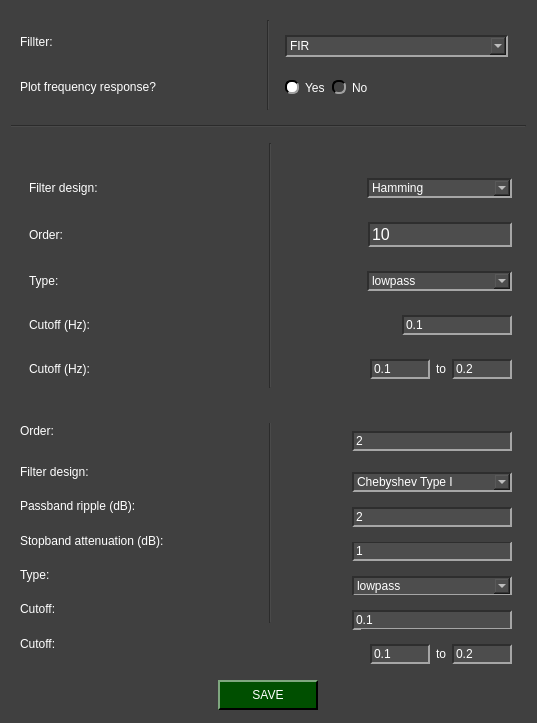
<?xml version="1.0" encoding="UTF-8"?>
<ui version="4.0">
 <class>Digitalfilters_NIDAQ_widget</class>
 <widget class="QWidget" name="Digitalfilters_NIDAQ_widget">
  <property name="geometry">
   <rect>
    <x>0</x>
    <y>0</y>
    <width>537</width>
    <height>723</height>
   </rect>
  </property>
  <property name="minimumSize">
   <size>
    <width>537</width>
    <height>520</height>
   </size>
  </property>
  <property name="maximumSize">
   <size>
    <width>537</width>
    <height>800</height>
   </size>
  </property>
  <property name="windowTitle">
   <string>Digital Filters</string>
  </property>
  <property name="styleSheet">
   <string notr="true">QWidget{
	background-color: rgb(64, 64, 64);
}

QTabWidget::pane { 
   border: 1px solid rgb(166, 166, 166);
}

QTabBar::tab {
  	background-color: rgb(77, 77, 77);
 }

 QTabBar::tab:selected {
  	background-color: rgb(140, 140, 140);
	padding-top: 2px;
	padding-bottom: 2px;
	padding-left: 12px;
	padding-right: 12px;
 }

 QTabBar::tab:selected:hover {
  	background-color: rgb(140, 140, 140);
	padding-top: 2px;
	padding-bottom: 2px;
	padding-left: 12px;
	padding-right: 12px;
 }

 QTabBar::tab:hover {
  	background-color: rgb(109, 109, 109);
	padding-top: 2px;
	padding-bottom: 2px;
	padding-left: 12px;
	padding-right: 12px;
 }

 QTabBar::tab:middle {
	border-right: 1px dashed rgb(166, 166, 166);
	border-left: 1px dashed rgb(166, 166, 166);
	padding-top: 2px;
	padding-bottom: 2px;
	padding-left: 12px;
	padding-right: 12px;
 }

 QTabBar::tab:last {
	border-top-right-radius: 10px;
	padding-top: 2px;
	padding-bottom: 2px;
	padding-left: 12px;
	padding-right: 12px;
 }

 QTabBar::tab:first {
	border-top-left-radius: 10px;
	padding-top: 2px;
	padding-bottom: 2px;
	padding-left: 12px;
	padding-right: 12px;
 }


QComboBox QAbstractItemView {
    background-color: rgb(77, 77, 77);
}

QComboBox QAbstractItemView::item:focus{
    background-color: rgb(140, 140, 140);
}

QDoubleSpinBox{
	background-color: rgb(77, 77, 77);
	
	border-top: 1.5px solid rgb(46, 46, 46);
	border-left: 1.5px solid rgb(46, 46, 46);

	border-bottom: 1.5px solid rgb(166, 166, 166);
	border-right: 1.5px solid rgb(166, 166, 166);
}

QDoubleSpinBox::up-button{
    image: url(:/imgs/drop_up_arrow.png);
	width: 11px;

	background-color: rgb(0, 79, 0);
	border-top: 1.5px solid rgb(127, 167, 127);
	border-left: 1.5px solid rgb(127, 167, 127);

	border-bottom: 1.5px solid rgb(0, 0, 0);
	border-right: 1.5px solid rgb(0, 0, 0);
}

QDoubleSpinBox::up-button:pressed{
	border: 2px solid rgb(255, 255, 255);
}

QDoubleSpinBox::up-button:hover{
	background-color: rgb(0, 50, 0);
}

QDoubleSpinBox::down-button{
    image: url(:/imgs/drop_down_arrow.png);
	width: 11px;

	background-color: rgb(0, 79, 0);
	border-top: 1.5px solid rgb(127, 167, 127);
	border-left: 1.5px solid rgb(127, 167, 127);

	border-bottom: 1.5px solid rgb(0, 0, 0);
	border-right: 1.5px solid rgb(0, 0, 0);
}

QDoubleSpinBox::down-button:pressed{
	border: 2px solid rgb(255, 255, 255);
}

QDoubleSpinBox::down-button:hover{
	background-color: rgb(0, 50, 0);
}

QWidget#centralwidget{
	background-color: rgb(64, 64, 64);
}

QWidget{
	color: rgb(255, 255, 255);
}

QComboBox{
	background-color: rgb(77, 77, 77);
	
	border-top: 1.5px solid rgb(46, 46, 46);
	border-left: 1.5px solid rgb(46, 46, 46);

	border-bottom: 1.5px solid rgb(166, 166, 166);
	border-right: 1.5px solid rgb(166, 166, 166);
}


QComboBox::drop-down{
	image: url(:/imgs/imgs/drop_down_arrow.png);
	width: 11px;

	background-color: rgb(0, 79, 0);
	border-top: 2px solid rgb(127, 167, 127);
	border-left: 2px solid rgb(127, 167, 127);

	border-bottom: 2px solid rgb(0, 0, 0);
	border-right: 2px solid rgb(0, 0, 0);
}

QComboBox::drop-down:hover{
	background-color: rgb(0, 50, 0);
}

QComboBox::drop-down:pressed{
	border: 2px solid rgb(255, 255, 255);
}

QPushButton{
	background-color: rgb(0, 79, 0);

	border-top: 1.5px solid rgb(127, 167, 127);
	border-left: 1.5px solid rgb(127, 167, 127);

	border-bottom: 1.5px solid rgb(0, 0, 0);
	border-right: 1.5px solid rgb(0, 0, 0);

	
	font: 12pt &quot;Helvetica&quot;;
	text-align:center;
}

QWidget{
	font: 12pt &quot;Helvetica&quot;;
}

QPushButton:hover{
	background-color: rgb(0, 50, 0);
}

QPushButton:pressed{
	border: 2px solid rgb(255, 255, 255);
}

QLineEdit{
	background-color: rgb(77, 77, 77);
	border-top: 1.5px solid rgb(46, 46, 46);
	border-left: 1.5px solid rgb(46, 46, 46);

	border-bottom: 1.5px solid rgb(166, 166, 166);
	border-right: 1.5px solid rgb(166, 166, 166);
}

QRadioButton::indicator{
	border-radius: 6px;
	border-top: 1.5px solid rgb(0, 0, 0);
	border-left: 1.5px solid rgb(0, 0, 0);

	border-bottom: 1.5px solid rgb(160, 160, 160);
	border-right: 1.5px solid rgb(160, 160, 160);
}

QRadioButton::indicator::checked{
	background-color: white;
}

QRadioButton::indicator::unchecked:hover{
	background-color: #9F9F9F;
}

QRadioButton::indicator::pressed{
	border: 1.5px solid #505050
}

QPushButton#reload_devices{
	image: url(:/imgs/imgs/reload.png);
	width: 11px;
	background-color: rgb(0, 79, 0);

	border-top: 1.5px solid rgb(127, 167, 127);
	border-left: 1.5px solid rgb(127, 167, 127);

	border-bottom: 1.5px solid rgb(0, 0, 0);
	border-right: 1.5px solid rgb(0, 0, 0);

	
	font: 12pt &quot;Helvetica&quot;;
	text-align:center;
}

QPushButton#reload_devices:hover{
	background-color: rgb(0, 50, 0);
}

QPushButton#reload_devices:pressed{
	border: 2px solid rgb(255, 255, 255);
}

QDoubleSpinBox::up-button{
    image: url(:/imgs/imgs/drop_up_arrow.png);
	width: 11px;

	background-color: rgb(0, 79, 0);
	border-top: 1.5px solid rgb(127, 167, 127);
	border-left: 1.5px solid rgb(127, 167, 127);

	border-bottom: 1.5px solid rgb(0, 0, 0);
	border-right: 1.5px solid rgb(0, 0, 0);
}

QDoubleSpinBox::up-button:pressed{
	border: 2px solid rgb(255, 255, 255);
}

QDoubleSpinBox::up-button:hover{
	background-color: rgb(0, 50, 0);
}

QDoubleSpinBox::down-button{
    image: url(:/imgs/imgs/drop_down_arrow.png);
	width: 11px;

	background-color: rgb(0, 79, 0);
	border-top: 1.5px solid rgb(127, 167, 127);
	border-left: 1.5px solid rgb(127, 167, 127);

	border-bottom: 1.5px solid rgb(0, 0, 0);
	border-right: 1.5px solid rgb(0, 0, 0);
}

QDoubleSpinBox::down-button:pressed{
	border: 2px solid rgb(255, 255, 255);
}

QDoubleSpinBox::down-button:hover{
	background-color: rgb(0, 50, 0);
}
</string>
  </property>
  <property name="locale">
   <locale language="English" country="UnitedStates"/>
  </property>
  <layout class="QGridLayout" name="gridLayout">
   <item row="4" column="0">
    <widget class="Line" name="line_2">
     <property name="orientation">
      <enum>Qt::Orientation::Horizontal</enum>
     </property>
    </widget>
   </item>
   <item row="3" column="0">
    <widget class="QWidget" name="left_side" native="true">
     <property name="minimumSize">
      <size>
       <width>483</width>
       <height>108</height>
      </size>
     </property>
     <property name="maximumSize">
      <size>
       <width>600</width>
       <height>108</height>
      </size>
     </property>
     <layout class="QGridLayout" name="gridLayout_2">
      <item row="3" column="2" alignment="Qt::AlignmentFlag::AlignLeft">
       <widget class="QWidget" name="widget_5" native="true">
        <layout class="QHBoxLayout" name="horizontalLayout">
         <item>
          <widget class="QRadioButton" name="yes_fr">
           <property name="text">
            <string>Yes</string>
           </property>
           <property name="checked">
            <bool>true</bool>
           </property>
           <attribute name="buttonGroup">
            <string notr="true">ratio_fr</string>
           </attribute>
          </widget>
         </item>
         <item>
          <widget class="QRadioButton" name="no_fr">
           <property name="text">
            <string>No</string>
           </property>
           <attribute name="buttonGroup">
            <string notr="true">ratio_fr</string>
           </attribute>
          </widget>
         </item>
        </layout>
       </widget>
      </item>
      <item row="0" column="1" rowspan="5">
       <widget class="Line" name="line_7">
        <property name="orientation">
         <enum>Qt::Orientation::Vertical</enum>
        </property>
       </widget>
      </item>
      <item row="3" column="0">
       <widget class="QLabel" name="label_5">
        <property name="minimumSize">
         <size>
          <width>0</width>
          <height>30</height>
         </size>
        </property>
        <property name="maximumSize">
         <size>
          <width>16777215</width>
          <height>30</height>
         </size>
        </property>
        <property name="text">
         <string>Plot frequency response?</string>
        </property>
       </widget>
      </item>
      <item row="1" column="0">
       <widget class="QLabel" name="label_4">
        <property name="minimumSize">
         <size>
          <width>0</width>
          <height>30</height>
         </size>
        </property>
        <property name="maximumSize">
         <size>
          <width>16777215</width>
          <height>30</height>
         </size>
        </property>
        <property name="text">
         <string>Fillter:</string>
        </property>
       </widget>
      </item>
      <item row="1" column="2">
       <widget class="QWidget" name="widget_4" native="true">
        <layout class="QGridLayout" name="gridLayout_6">
         <item row="0" column="0">
          <widget class="QComboBox" name="type_filter">
           <property name="minimumSize">
            <size>
             <width>0</width>
             <height>22</height>
            </size>
           </property>
           <property name="maximumSize">
            <size>
             <width>16777215</width>
             <height>22</height>
            </size>
           </property>
           <item>
            <property name="text">
             <string>FIR</string>
            </property>
           </item>
           <item>
            <property name="text">
             <string>IIR</string>
            </property>
           </item>
          </widget>
         </item>
        </layout>
       </widget>
      </item>
     </layout>
    </widget>
   </item>
   <item row="8" column="0">
    <widget class="QWidget" name="widget_6" native="true">
     <property name="minimumSize">
      <size>
       <width>0</width>
       <height>40</height>
      </size>
     </property>
     <property name="maximumSize">
      <size>
       <width>560</width>
       <height>40</height>
      </size>
     </property>
     <layout class="QGridLayout" name="gridLayout_7">
      <item row="0" column="0">
       <widget class="QPushButton" name="save_button">
        <property name="minimumSize">
         <size>
          <width>0</width>
          <height>30</height>
         </size>
        </property>
        <property name="maximumSize">
         <size>
          <width>100</width>
          <height>30</height>
         </size>
        </property>
        <property name="text">
         <string>SAVE</string>
        </property>
       </widget>
      </item>
     </layout>
    </widget>
   </item>
   <item row="7" column="0">
    <widget class="QWidget" name="iir_widget" native="true">
     <property name="minimumSize">
      <size>
       <width>519</width>
       <height>259</height>
      </size>
     </property>
     <property name="maximumSize">
      <size>
       <width>550</width>
       <height>300</height>
      </size>
     </property>
     <layout class="QGridLayout" name="gridLayout_9">
      <item row="4" column="0">
       <widget class="QLabel" name="label_12">
        <property name="text">
         <string>Stopband attenuation (dB):</string>
        </property>
       </widget>
      </item>
      <item row="2" column="2" alignment="Qt::AlignmentFlag::AlignRight">
       <widget class="QWidget" name="widget_11" native="true">
        <property name="minimumSize">
         <size>
          <width>0</width>
          <height>50</height>
         </size>
        </property>
        <property name="maximumSize">
         <size>
          <width>16777215</width>
          <height>60</height>
         </size>
        </property>
        <layout class="QGridLayout" name="gridLayout_14">
         <item row="0" column="0">
          <widget class="QComboBox" name="designbox_iir">
           <property name="minimumSize">
            <size>
             <width>160</width>
             <height>0</height>
            </size>
           </property>
           <item>
            <property name="text">
             <string>Chebyshev Type I</string>
            </property>
           </item>
           <item>
            <property name="text">
             <string>Chebyshev Type II</string>
            </property>
           </item>
           <item>
            <property name="text">
             <string>Butterworth</string>
            </property>
           </item>
           <item>
            <property name="text">
             <string>Elliptic</string>
            </property>
           </item>
          </widget>
         </item>
        </layout>
       </widget>
      </item>
      <item row="6" column="0">
       <widget class="QLabel" name="cutoff1_label">
        <property name="text">
         <string>Cutoff:</string>
        </property>
       </widget>
      </item>
      <item row="0" column="1" rowspan="7">
       <widget class="Line" name="line_4">
        <property name="orientation">
         <enum>Qt::Orientation::Vertical</enum>
        </property>
       </widget>
      </item>
      <item row="5" column="2" alignment="Qt::AlignmentFlag::AlignRight">
       <widget class="QWidget" name="widget_12" native="true">
        <property name="minimumSize">
         <size>
          <width>0</width>
          <height>50</height>
         </size>
        </property>
        <layout class="QGridLayout" name="gridLayout_15">
         <item row="0" column="0">
          <widget class="QComboBox" name="typebox_iir">
           <property name="minimumSize">
            <size>
             <width>160</width>
             <height>0</height>
            </size>
           </property>
           <item>
            <property name="text">
             <string>lowpass</string>
            </property>
           </item>
           <item>
            <property name="text">
             <string>highpass</string>
            </property>
           </item>
           <item>
            <property name="text">
             <string>bandpass</string>
            </property>
           </item>
           <item>
            <property name="text">
             <string>bandstop</string>
            </property>
           </item>
          </widget>
         </item>
        </layout>
       </widget>
      </item>
      <item row="4" column="2" alignment="Qt::AlignmentFlag::AlignRight">
       <widget class="QWidget" name="widget_14" native="true">
        <property name="minimumSize">
         <size>
          <width>0</width>
          <height>50</height>
         </size>
        </property>
        <layout class="QGridLayout" name="gridLayout_17">
         <item row="0" column="0">
          <widget class="QLineEdit" name="rs">
           <property name="enabled">
            <bool>true</bool>
           </property>
           <property name="minimumSize">
            <size>
             <width>160</width>
             <height>0</height>
            </size>
           </property>
           <property name="text">
            <string>1</string>
           </property>
           <property name="maxLength">
            <number>999999999</number>
           </property>
          </widget>
         </item>
        </layout>
       </widget>
      </item>
      <item row="6" column="2" alignment="Qt::AlignmentFlag::AlignRight">
       <widget class="QWidget" name="cutoff1_widget" native="true">
        <property name="minimumSize">
         <size>
          <width>0</width>
          <height>50</height>
         </size>
        </property>
        <layout class="QGridLayout" name="gridLayout_13">
         <item row="0" column="0">
          <widget class="QLineEdit" name="cutoff_iir">
           <property name="minimumSize">
            <size>
             <width>160</width>
             <height>0</height>
            </size>
           </property>
           <property name="text">
            <string>0.1</string>
           </property>
           <property name="maxLength">
            <number>999999999</number>
           </property>
          </widget>
         </item>
        </layout>
       </widget>
      </item>
      <item row="2" column="0">
       <widget class="QLabel" name="label_9">
        <property name="text">
         <string>Filter design:</string>
        </property>
       </widget>
      </item>
      <item row="0" column="2" alignment="Qt::AlignmentFlag::AlignRight">
       <widget class="QWidget" name="widget_9" native="true">
        <property name="minimumSize">
         <size>
          <width>0</width>
          <height>50</height>
         </size>
        </property>
        <property name="maximumSize">
         <size>
          <width>16777215</width>
          <height>16777215</height>
         </size>
        </property>
        <layout class="QGridLayout" name="gridLayout_12">
         <item row="0" column="0" alignment="Qt::AlignmentFlag::AlignRight">
          <widget class="QLineEdit" name="order_iir">
           <property name="minimumSize">
            <size>
             <width>160</width>
             <height>0</height>
            </size>
           </property>
           <property name="text">
            <string>2</string>
           </property>
           <property name="maxLength">
            <number>999999999</number>
           </property>
          </widget>
         </item>
        </layout>
       </widget>
      </item>
      <item row="3" column="0">
       <widget class="QLabel" name="label_11">
        <property name="text">
         <string>Passband ripple (dB):</string>
        </property>
       </widget>
      </item>
      <item row="3" column="2" alignment="Qt::AlignmentFlag::AlignRight">
       <widget class="QWidget" name="widget_13" native="true">
        <property name="minimumSize">
         <size>
          <width>0</width>
          <height>50</height>
         </size>
        </property>
        <layout class="QGridLayout" name="gridLayout_16">
         <item row="0" column="0">
          <widget class="QLineEdit" name="rp">
           <property name="minimumSize">
            <size>
             <width>160</width>
             <height>0</height>
            </size>
           </property>
           <property name="text">
            <string>2</string>
           </property>
           <property name="maxLength">
            <number>999999999</number>
           </property>
          </widget>
         </item>
        </layout>
       </widget>
      </item>
      <item row="7" column="0">
       <widget class="QLabel" name="cutoff2_label">
        <property name="text">
         <string>Cutoff:</string>
        </property>
       </widget>
      </item>
      <item row="5" column="0">
       <widget class="QLabel" name="label_10">
        <property name="text">
         <string>Type:</string>
        </property>
       </widget>
      </item>
      <item row="0" column="0" alignment="Qt::AlignmentFlag::AlignLeft">
       <widget class="QLabel" name="label_6">
        <property name="text">
         <string>Order:</string>
        </property>
       </widget>
      </item>
      <item row="7" column="2" alignment="Qt::AlignmentFlag::AlignRight">
       <widget class="QWidget" name="fc_widget_2" native="true">
        <property name="minimumSize">
         <size>
          <width>0</width>
          <height>50</height>
         </size>
        </property>
        <layout class="QGridLayout" name="gridLayout_24">
         <item row="0" column="0">
          <widget class="QLineEdit" name="fc1_line_iir">
           <property name="maximumSize">
            <size>
             <width>60</width>
             <height>16777215</height>
            </size>
           </property>
           <property name="text">
            <string>0.1</string>
           </property>
          </widget>
         </item>
         <item row="0" column="1">
          <widget class="QLabel" name="label_16">
           <property name="text">
            <string>to</string>
           </property>
          </widget>
         </item>
         <item row="0" column="2">
          <widget class="QLineEdit" name="fc2_line_iir">
           <property name="maximumSize">
            <size>
             <width>60</width>
             <height>16777215</height>
            </size>
           </property>
           <property name="text">
            <string>0.2</string>
           </property>
          </widget>
         </item>
        </layout>
       </widget>
      </item>
     </layout>
    </widget>
   </item>
   <item row="6" column="0">
    <widget class="Line" name="line">
     <property name="orientation">
      <enum>Qt::Orientation::Horizontal</enum>
     </property>
    </widget>
   </item>
   <item row="5" column="0">
    <widget class="QWidget" name="fir_widget" native="true">
     <property name="minimumSize">
      <size>
       <width>519</width>
       <height>289</height>
      </size>
     </property>
     <property name="maximumSize">
      <size>
       <width>519</width>
       <height>289</height>
      </size>
     </property>
     <property name="autoFillBackground">
      <bool>false</bool>
     </property>
     <layout class="QGridLayout" name="gridLayout_3">
      <item row="3" column="2" alignment="Qt::AlignmentFlag::AlignRight">
       <widget class="QWidget" name="widget_8" native="true">
        <layout class="QGridLayout" name="gridLayout_11">
         <item row="0" column="0">
          <widget class="QComboBox" name="type_box">
           <property name="minimumSize">
            <size>
             <width>145</width>
             <height>0</height>
            </size>
           </property>
           <property name="maximumSize">
            <size>
             <width>145</width>
             <height>16777215</height>
            </size>
           </property>
           <item>
            <property name="text">
             <string>lowpass</string>
            </property>
           </item>
           <item>
            <property name="text">
             <string>highpass</string>
            </property>
           </item>
           <item>
            <property name="text">
             <string>bandpass</string>
            </property>
           </item>
           <item>
            <property name="text">
             <string>bandstop</string>
            </property>
           </item>
          </widget>
         </item>
        </layout>
       </widget>
      </item>
      <item row="6" column="2" alignment="Qt::AlignmentFlag::AlignRight">
       <widget class="QWidget" name="widget_3" native="true">
        <layout class="QGridLayout" name="gridLayout_5"/>
       </widget>
      </item>
      <item row="4" column="2" alignment="Qt::AlignmentFlag::AlignRight">
       <widget class="QWidget" name="cutoff_widget" native="true">
        <layout class="QGridLayout" name="gridLayout_8">
         <item row="0" column="0">
          <widget class="QLineEdit" name="cutoff_fir">
           <property name="text">
            <string>0.1</string>
           </property>
           <property name="maxLength">
            <number>999999999</number>
           </property>
          </widget>
         </item>
        </layout>
       </widget>
      </item>
      <item row="2" column="2" alignment="Qt::AlignmentFlag::AlignRight">
       <widget class="QWidget" name="widget_2" native="true">
        <layout class="QGridLayout" name="gridLayout_4">
         <item row="0" column="0" alignment="Qt::AlignmentFlag::AlignRight">
          <widget class="QLineEdit" name="order_fir">
           <property name="font">
            <font>
             <family>Helvetica</family>
             <pointsize>12</pointsize>
             <italic>false</italic>
             <bold>false</bold>
            </font>
           </property>
           <property name="text">
            <string>10</string>
           </property>
           <property name="maxLength">
            <number>999999999</number>
           </property>
          </widget>
         </item>
        </layout>
       </widget>
      </item>
      <item row="0" column="1" rowspan="6">
       <widget class="Line" name="line_3">
        <property name="orientation">
         <enum>Qt::Orientation::Vertical</enum>
        </property>
       </widget>
      </item>
      <item row="1" column="2" alignment="Qt::AlignmentFlag::AlignRight">
       <widget class="QWidget" name="widget" native="true">
        <layout class="QGridLayout" name="gridLayout_10">
         <item row="1" column="0" alignment="Qt::AlignmentFlag::AlignRight">
          <widget class="QComboBox" name="design_box">
           <property name="minimumSize">
            <size>
             <width>145</width>
             <height>0</height>
            </size>
           </property>
           <property name="maximumSize">
            <size>
             <width>300</width>
             <height>16777215</height>
            </size>
           </property>
           <item>
            <property name="text">
             <string>Hamming</string>
            </property>
           </item>
           <item>
            <property name="text">
             <string>Hann</string>
            </property>
           </item>
           <item>
            <property name="text">
             <string>Bartlett-Hann</string>
            </property>
           </item>
           <item>
            <property name="text">
             <string>Blackman</string>
            </property>
           </item>
           <item>
            <property name="text">
             <string>Gauss</string>
            </property>
           </item>
           <item>
            <property name="text">
             <string>Kaiser</string>
            </property>
           </item>
          </widget>
         </item>
        </layout>
       </widget>
      </item>
      <item row="5" column="2" alignment="Qt::AlignmentFlag::AlignRight">
       <widget class="QWidget" name="fc_widget" native="true">
        <layout class="QGridLayout" name="gridLayout_18">
         <item row="0" column="0" alignment="Qt::AlignmentFlag::AlignRight">
          <widget class="QLineEdit" name="fc1_line">
           <property name="enabled">
            <bool>true</bool>
           </property>
           <property name="minimumSize">
            <size>
             <width>60</width>
             <height>0</height>
            </size>
           </property>
           <property name="maximumSize">
            <size>
             <width>25</width>
             <height>16777215</height>
            </size>
           </property>
           <property name="text">
            <string>0.1</string>
           </property>
           <property name="maxLength">
            <number>999999999</number>
           </property>
          </widget>
         </item>
         <item row="0" column="1">
          <widget class="QLabel" name="label_13">
           <property name="text">
            <string>to</string>
           </property>
          </widget>
         </item>
         <item row="0" column="2">
          <widget class="QLineEdit" name="fc2_line">
           <property name="minimumSize">
            <size>
             <width>60</width>
             <height>0</height>
            </size>
           </property>
           <property name="maximumSize">
            <size>
             <width>60</width>
             <height>16777215</height>
            </size>
           </property>
           <property name="text">
            <string>0.2</string>
           </property>
           <property name="maxLength">
            <number>999999999</number>
           </property>
          </widget>
         </item>
        </layout>
       </widget>
      </item>
      <item row="5" column="0" alignment="Qt::AlignmentFlag::AlignLeft">
       <widget class="QWidget" name="bd_widget" native="true">
        <layout class="QGridLayout" name="gridLayout_19">
         <item row="0" column="0">
          <widget class="QLabel" name="label_3">
           <property name="text">
            <string>Cutoff (Hz):</string>
           </property>
          </widget>
         </item>
        </layout>
       </widget>
      </item>
      <item row="4" column="0" alignment="Qt::AlignmentFlag::AlignLeft">
       <widget class="QWidget" name="cof_widget" native="true">
        <layout class="QGridLayout" name="gridLayout_20">
         <item row="0" column="0">
          <widget class="QLabel" name="label_14">
           <property name="text">
            <string>Cutoff (Hz):</string>
           </property>
          </widget>
         </item>
        </layout>
       </widget>
      </item>
      <item row="3" column="0" alignment="Qt::AlignmentFlag::AlignLeft">
       <widget class="QWidget" name="widget_16" native="true">
        <layout class="QGridLayout" name="gridLayout_21">
         <item row="0" column="0">
          <widget class="QLabel" name="label_2">
           <property name="text">
            <string>Type:</string>
           </property>
          </widget>
         </item>
        </layout>
       </widget>
      </item>
      <item row="2" column="0" alignment="Qt::AlignmentFlag::AlignLeft">
       <widget class="QWidget" name="widget_17" native="true">
        <layout class="QGridLayout" name="gridLayout_22">
         <item row="0" column="0">
          <widget class="QLabel" name="label">
           <property name="text">
            <string>Order:</string>
           </property>
          </widget>
         </item>
        </layout>
       </widget>
      </item>
      <item row="1" column="0" alignment="Qt::AlignmentFlag::AlignLeft">
       <widget class="QWidget" name="widget_18" native="true">
        <layout class="QGridLayout" name="gridLayout_23">
         <item row="0" column="0">
          <widget class="QLabel" name="label_7">
           <property name="text">
            <string>Filter design:</string>
           </property>
          </widget>
         </item>
        </layout>
       </widget>
      </item>
     </layout>
    </widget>
   </item>
  </layout>
 </widget>
 <resources>
  <include location="resources_1.qrc"/>
 </resources>
 <connections/>
 <buttongroups>
  <buttongroup name="ratio_fr"/>
 </buttongroups>
</ui>
